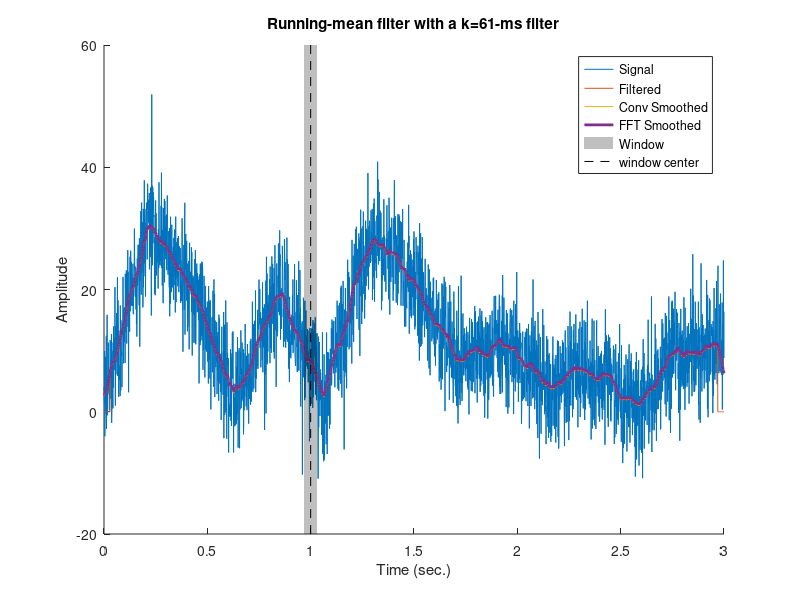

Here is the MATLAB script that generated this plot:
%%
% Adapted from
%     COURSE: Signal processing problems, solved in MATLAB and Python
%    SECTION: Time-domain denoising
%      VIDEO: Mean-smooth a time series
% Instructor: sincxpress.com
%
% This challenge is to implement the mean smooth via FFT by first finding
% the equivalent convolution kernel then taking its FFT and multiplying it
% times the signal FFT then take the iFFT of that and match against the
% original
%%

% create signal
srate = 1000; % Hz
time  = 0:1/srate:3;
n     = length(time);
p     = 15; % poles for random interpolation

% noise level, measured in standard deviations
noiseamp = 5; 

% amplitude modulator and noise level
ampl   = interp1(rand(p,1)*30,linspace(1,p,n));
noise  = noiseamp * randn(size(time));
signal = ampl + noise;

% initialize filtered signal vector
filtsig = zeros(size(signal));

% implement the running mean filter
k = 30; % filter window is actually k*2+1
for i=k+1:n-k-1
    % each point is the average of k surrounding points
    filtsig(i) = mean(signal(i-k:i+k));
end

% First find the equivalent convolution kernel
% The median is just the 1/npts * Sum(value of each point)
% This would be a square wave kernel with height 1/npts and width of npts
signalLength = length(signal);
cnvKernelWidth = (k*2)+1;
fftPadding = cnvKernelWidth+signalLength-1; % Account for the extra width due to convolution, this will get stripped out below and re align the phase


cnvKernel = ones(1,cnvKernelWidth) * 1/cnvKernelWidth;
cnvKernelFFT = fft(cnvKernel, fftPadding);
signalFFT = fft(signal,fftPadding);
smoothedFFT = cnvKernelFFT .* signalFFT;
smoothedSignal = ifft(smoothedFFT);
smoothedSignal = smoothedSignal(k+1:end-k); % Strip off the padding, this aligns the phase

cnvSmoothed = conv(signal, cnvKernel,'same'); % 'same' does what the padding does above, aligns phase only accounting for datapoints from the signal itself
% compute window size in ms
windowsize = 1000*(k*2+1) / srate;


% plot the noisy and filtered signals
figure(1), clf, hold on
% Plot with a little offset in each for easy visual comparison
offset = 0.1;
plot(time,signal, time,filtsig, time,cnvSmoothed + offset ,time,smoothedSignal + 2*offset,'linew',2)

% draw a patch to indicate the window size
tidx = dsearchn(time',1);
ylim = get(gca,'ylim');
patch(time([ tidx-k tidx-k tidx+k tidx+k ]),ylim([ 1 2 2 1 ]),'k','facealpha',.25,'linestyle','none')
plot(time([tidx tidx]),ylim,'k--')

xlabel('Time (sec.)'), ylabel('Amplitude')
title([ 'Running-mean filter with a k=' num2str(round(windowsize)) '-ms filter' ])
legend({'Signal';'Filtered';'Conv Smoothed';'FFT Smoothed';'Window';'window center'})

zoom on

%% done.
